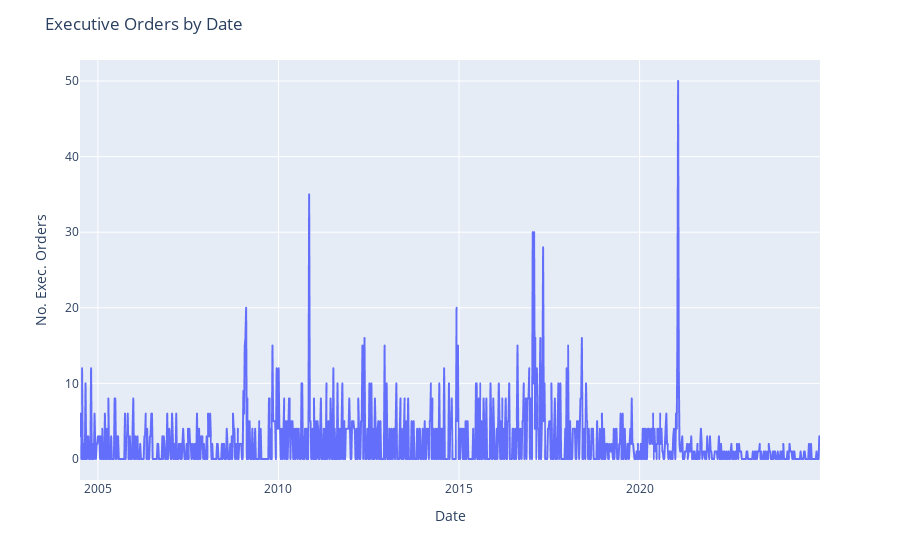

The code cell stored with this chart in its notebook:
### Markdown cell above
## Data visualizations: The Dependent (Outcome) Variable

It is unfortunate that we do not have sufficient data at the current time to build a model through the current administration; at the time of this writing, the full tenure of the Biden presidency is not reflected in this data.

That said, in addition to the quality checks done in previous instances, the visualization in the first figure below can be [compared to prior work](https://ballotpedia.org/Joe_Biden%27s_executive_orders_and_actions) to see that the structure of the data is as would be expected.

### Seasonality

First, a simple trend of the outcome variable 'orders_outcome_var': we find some clear outliers that may need to be addressed prior to model implementation.

### Code cell
# df[['week_start', 'orders_outcome_var']].plot()
fig1 = px.line(df, x=df.index, y='orders_outcome_var')
fig1.update_layout(
    xaxis_title = 'Date',
    yaxis_title = 'No. Exec. Orders',
    title = 'Executive Orders by Date'
)
fig1.show()

### Figure 1 — Plotly figure (JSON) as saved in the notebook; plotly's stock layout.template omitted (floating-point values rounded to 4 significant figures; data arrays with more than 128 entries replaced by an {"elided": "..."} marker saying what was removed)
{"data": [{"hovertemplate": "week_start=%{x}<br>orders_outcome_var=%{y}<extra></extra>", "legendgroup": "", "line": {"color": "#636efa", "dash": "solid"}, "marker": {"symbol": "circle"}, "mode": "lines", "name": "", "showlegend": false, "type": "scattergl", "x": {"elided": "1070 str values"}, "xaxis": "x", "y": {"elided": "1070 int values"}, "yaxis": "y"}], "layout": {"legend": {"tracegroupgap": 0}, "margin": {"t": 60}, "title": {"text": "Executive Orders by Date"}, "xaxis": {"anchor": "y", "domain": [0, 1], "title": {"text": "Date"}}, "yaxis": {"anchor": "x", "domain": [0, 1], "title": {"text": "No. Exec. Orders"}}}}
